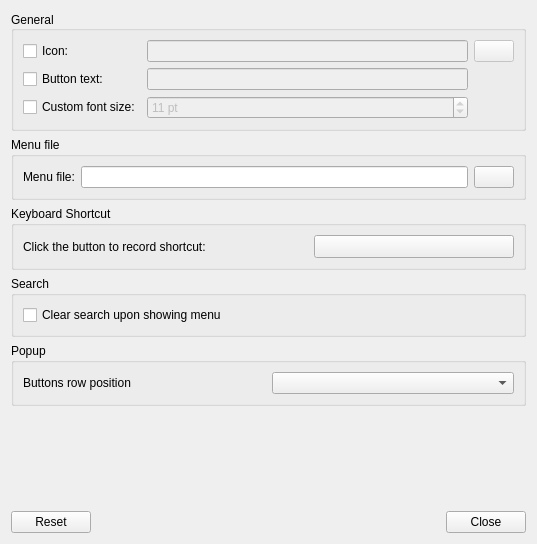
<?xml version="1.0" encoding="UTF-8"?>
<ui version="4.0">
 <class>LXQtFancyMenuConfiguration</class>
 <widget class="QDialog" name="LXQtFancyMenuConfiguration">
  <property name="geometry">
   <rect>
    <x>0</x>
    <y>0</y>
    <width>537</width>
    <height>544</height>
   </rect>
  </property>
  <property name="windowTitle">
   <string>Fancy Menu settings</string>
  </property>
  <layout class="QVBoxLayout" name="verticalLayout">
   <item>
    <widget class="QGroupBox" name="generalGB">
     <property name="title">
      <string>General</string>
     </property>
     <property name="alignment">
      <set>Qt::AlignLeading|Qt::AlignLeft|Qt::AlignVCenter</set>
     </property>
     <property name="flat">
      <bool>false</bool>
     </property>
     <property name="checkable">
      <bool>false</bool>
     </property>
     <layout class="QGridLayout" name="gridLayout">
      <item row="0" column="0">
       <widget class="QCheckBox" name="iconCB">
        <property name="text">
         <string>Icon:</string>
        </property>
       </widget>
      </item>
      <item row="0" column="1">
       <widget class="QLineEdit" name="iconLE">
        <property name="enabled">
         <bool>false</bool>
        </property>
       </widget>
      </item>
      <item row="0" column="2">
       <widget class="QPushButton" name="iconPB">
        <property name="enabled">
         <bool>false</bool>
        </property>
        <property name="text">
         <string/>
        </property>
       </widget>
      </item>
      <item row="1" column="0">
       <widget class="QCheckBox" name="showTextCB">
        <property name="text">
         <string>Button text:</string>
        </property>
       </widget>
      </item>
      <item row="1" column="1">
       <widget class="QLineEdit" name="textLE">
        <property name="enabled">
         <bool>false</bool>
        </property>
       </widget>
      </item>
      <item row="2" column="0">
       <widget class="QCheckBox" name="customFontCB">
        <property name="enabled">
         <bool>true</bool>
        </property>
        <property name="text">
         <string>Custom font size:</string>
        </property>
       </widget>
      </item>
      <item row="2" column="1">
       <widget class="QSpinBox" name="customFontSizeSB">
        <property name="enabled">
         <bool>false</bool>
        </property>
        <property name="suffix">
         <string> pt</string>
        </property>
        <property name="minimum">
         <number>1</number>
        </property>
        <property name="value">
         <number>11</number>
        </property>
       </widget>
      </item>
     </layout>
    </widget>
   </item>
   <item>
    <widget class="QGroupBox" name="menuGB">
     <property name="enabled">
      <bool>true</bool>
     </property>
     <property name="title">
      <string>Menu file</string>
     </property>
     <layout class="QGridLayout" name="gridLayout_2">
      <item row="0" column="0">
       <widget class="QLabel" name="menuFileL">
        <property name="text">
         <string>Menu file:</string>
        </property>
       </widget>
      </item>
      <item row="0" column="1">
       <widget class="QLineEdit" name="menuFilePathLE"/>
      </item>
      <item row="0" column="2">
       <widget class="QPushButton" name="chooseMenuFilePB"/>
      </item>
     </layout>
    </widget>
   </item>
   <item>
    <widget class="QGroupBox" name="groupBox">
     <property name="title">
      <string>Keyboard Shortcut</string>
     </property>
     <layout class="QGridLayout" name="gridLayout_3">
      <item row="0" column="1">
       <widget class="ShortcutSelector" name="shortcutEd">
        <property name="minimumSize">
         <size>
          <width>200</width>
          <height>0</height>
         </size>
        </property>
        <property name="text">
         <string/>
        </property>
       </widget>
      </item>
      <item row="0" column="0">
       <widget class="QLabel" name="label">
        <property name="text">
         <string>Click the button to record shortcut:</string>
        </property>
       </widget>
      </item>
     </layout>
    </widget>
   </item>
   <item>
    <widget class="QGroupBox" name="searchGB">
     <property name="title">
      <string>Search</string>
     </property>
     <layout class="QGridLayout" name="gridLayout_4">
      <item row="0" column="0" colspan="2">
       <widget class="QCheckBox" name="filterClearCB">
        <property name="text">
         <string>Clear search upon showing menu</string>
        </property>
       </widget>
      </item>
     </layout>
    </widget>
   </item>
   <item>
    <widget class="QGroupBox" name="popupGB">
     <property name="title">
      <string>Popup</string>
     </property>
     <layout class="QGridLayout" name="gridLayout_5">
      <item row="0" column="0">
       <widget class="QLabel" name="buttRowPosLabel">
        <property name="text">
         <string>Buttons row position</string>
        </property>
       </widget>
      </item>
      <item row="0" column="1">
       <widget class="QComboBox" name="buttRowPosCB"/>
      </item>
     </layout>
    </widget>
   </item>
   <item>
    <spacer name="verticalSpacer">
     <property name="orientation">
      <enum>Qt::Vertical</enum>
     </property>
     <property name="sizeHint" stdset="0">
      <size>
       <width>20</width>
       <height>41</height>
      </size>
     </property>
    </spacer>
   </item>
   <item>
    <widget class="QDialogButtonBox" name="buttons">
     <property name="orientation">
      <enum>Qt::Horizontal</enum>
     </property>
     <property name="standardButtons">
      <set>QDialogButtonBox::Close|QDialogButtonBox::Reset</set>
     </property>
    </widget>
   </item>
  </layout>
 </widget>
 <customwidgets>
  <customwidget>
   <class>ShortcutSelector</class>
   <extends>QToolButton</extends>
   <header location="global">LXQtGlobalKeysUi/ShortcutSelector</header>
  </customwidget>
 </customwidgets>
 <resources/>
 <connections>
  <connection>
   <sender>customFontCB</sender>
   <signal>toggled(bool)</signal>
   <receiver>customFontSizeSB</receiver>
   <slot>setEnabled(bool)</slot>
   <hints>
    <hint type="sourcelabel">
     <x>60</x>
     <y>249</y>
    </hint>
    <hint type="destinationlabel">
     <x>280</x>
     <y>277</y>
    </hint>
   </hints>
  </connection>
  <connection>
   <sender>showTextCB</sender>
   <signal>toggled(bool)</signal>
   <receiver>textLE</receiver>
   <slot>setEnabled(bool)</slot>
   <hints>
    <hint type="sourcelabel">
     <x>239</x>
     <y>39</y>
    </hint>
    <hint type="destinationlabel">
     <x>313</x>
     <y>68</y>
    </hint>
   </hints>
  </connection>
  <connection>
   <sender>iconCB</sender>
   <signal>toggled(bool)</signal>
   <receiver>iconLE</receiver>
   <slot>setEnabled(bool)</slot>
   <hints>
    <hint type="sourcelabel">
     <x>91</x>
     <y>53</y>
    </hint>
    <hint type="destinationlabel">
     <x>284</x>
     <y>53</y>
    </hint>
   </hints>
  </connection>
  <connection>
   <sender>iconCB</sender>
   <signal>toggled(bool)</signal>
   <receiver>iconPB</receiver>
   <slot>setEnabled(bool)</slot>
   <hints>
    <hint type="sourcelabel">
     <x>91</x>
     <y>53</y>
    </hint>
    <hint type="destinationlabel">
     <x>431</x>
     <y>53</y>
    </hint>
   </hints>
  </connection>
 </connections>
</ui>
